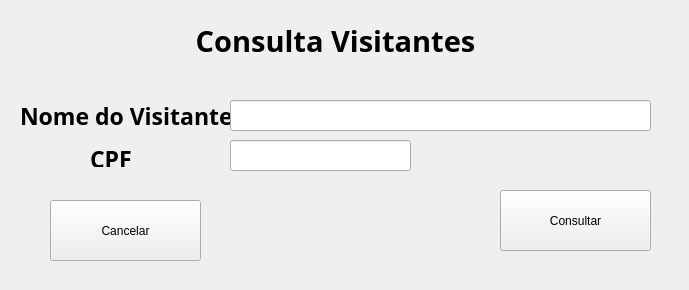
<?xml version="1.0" encoding="UTF-8"?>
<ui version="4.0">
 <class>Form_consulta_cli</class>
 <widget class="QWidget" name="Form_consulta_cli">
  <property name="geometry">
   <rect>
    <x>0</x>
    <y>0</y>
    <width>689</width>
    <height>290</height>
   </rect>
  </property>
  <property name="mouseTracking">
   <bool>false</bool>
  </property>
  <property name="tabletTracking">
   <bool>false</bool>
  </property>
  <property name="windowTitle">
   <string>Form</string>
  </property>
  <widget class="QLabel" name="label">
   <property name="geometry">
    <rect>
     <x>180</x>
     <y>10</y>
     <width>311</width>
     <height>61</height>
    </rect>
   </property>
   <property name="font">
    <font>
     <family>Ubuntu Condensed</family>
     <pointsize>22</pointsize>
     <weight>75</weight>
     <bold>true</bold>
    </font>
   </property>
   <property name="text">
    <string>Consulta Visitantes</string>
   </property>
   <property name="alignment">
    <set>Qt::AlignCenter</set>
   </property>
  </widget>
  <widget class="QLabel" name="label_2">
   <property name="geometry">
    <rect>
     <x>20</x>
     <y>100</y>
     <width>231</width>
     <height>31</height>
    </rect>
   </property>
   <property name="font">
    <font>
     <family>Ubuntu Mono</family>
     <pointsize>17</pointsize>
     <weight>75</weight>
     <italic>false</italic>
     <bold>true</bold>
    </font>
   </property>
   <property name="text">
    <string>Nome do Visitante</string>
   </property>
  </widget>
  <widget class="QLabel" name="label_3">
   <property name="geometry">
    <rect>
     <x>90</x>
     <y>150</y>
     <width>41</width>
     <height>17</height>
    </rect>
   </property>
   <property name="font">
    <font>
     <family>Ubuntu Mono</family>
     <pointsize>17</pointsize>
     <weight>75</weight>
     <bold>true</bold>
    </font>
   </property>
   <property name="text">
    <string>CPF</string>
   </property>
  </widget>
  <widget class="QPushButton" name="salvar_owner">
   <property name="geometry">
    <rect>
     <x>500</x>
     <y>190</y>
     <width>151</width>
     <height>61</height>
    </rect>
   </property>
   <property name="text">
    <string>Consultar</string>
   </property>
  </widget>
  <widget class="QLineEdit" name="line_nome_prop">
   <property name="geometry">
    <rect>
     <x>230</x>
     <y>100</y>
     <width>421</width>
     <height>31</height>
    </rect>
   </property>
  </widget>
  <widget class="QLineEdit" name="line_cpf">
   <property name="geometry">
    <rect>
     <x>230</x>
     <y>140</y>
     <width>181</width>
     <height>31</height>
    </rect>
   </property>
  </widget>
  <widget class="QPushButton" name="cancel">
   <property name="geometry">
    <rect>
     <x>50</x>
     <y>200</y>
     <width>151</width>
     <height>61</height>
    </rect>
   </property>
   <property name="text">
    <string>Cancelar</string>
   </property>
  </widget>
 </widget>
 <resources/>
 <connections/>
</ui>
